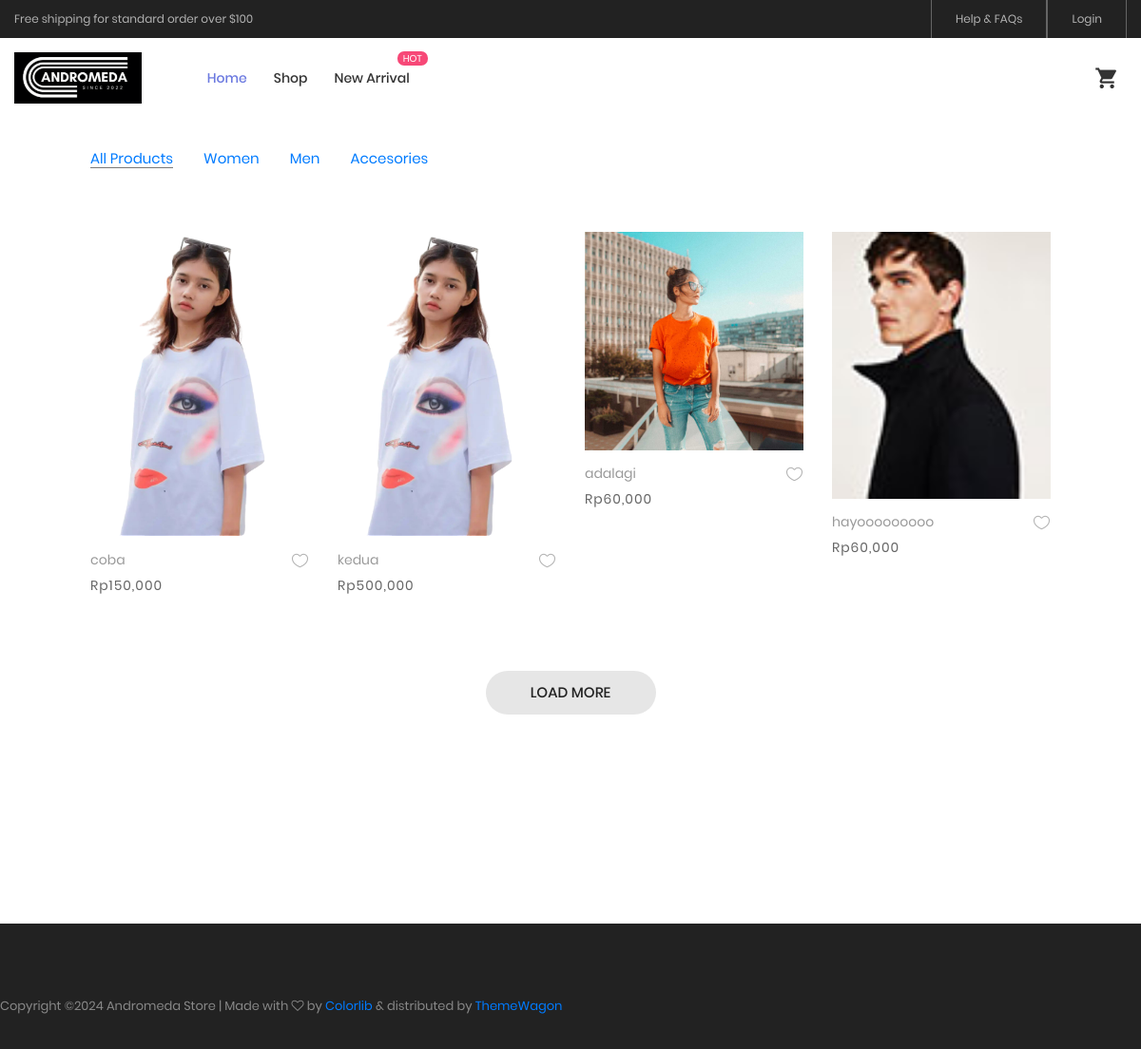
Before: /index.php/user/all_product with the older database file.
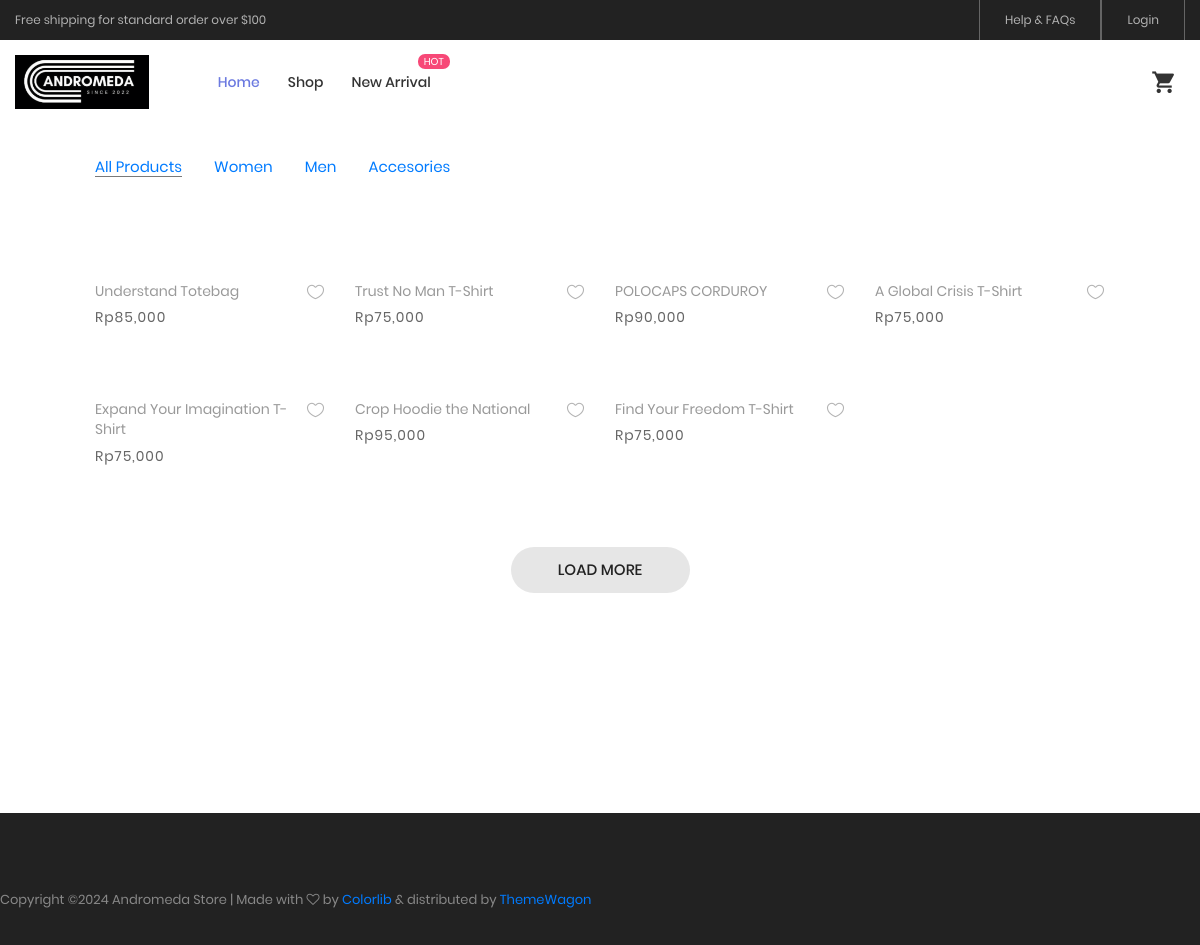
After: the same page with the newer database file.
### tables this page shows
CREATE TABLE `tbl_produk` (
  `idProduk` int(11) NOT NULL,
  `idkat` int(11) NOT NULL,
  `namaProduk` varchar(50) NOT NULL,
  `foto` varchar(100) NOT NULL,
  `harga` int(11) NOT NULL,
  `stok` int(11) NOT NULL,
  `berat` int(11) NOT NULL,
  `deskripsiProduk` text NOT NULL
);

### application/controllers/User.php (called while the page is built, shortened)
<?php
class User extends CI_Controller {
	function __construct()
	{
		$this->load->model('Mcrud');
		$this->load->helper('file');
		$this->load->library('cart');
	}
	public function all_product()
	{
		$data['title'] = 'Product';
		$data['user'] = $this->db->get_where('user', ['email' =>
		$this->session->userdata('email')])->row_array();
		$dataProduk['produk'] = $this->Mcrud->get_all_data('tbl_produk')->result();
		$this->load->view('templates/customer_header', $data);
		$this->load->view('pages/customer/all_product', $dataProduk);
		$this->load->view('templates/customer_footer');
	}
}

### index.php (called while the page is built, shortened)
<?php
require_once BASEPATH.'core/CodeIgniter.php';

### application/models/Mcrud.php (called while the page is built, shortened)
<?php
class Mcrud extends CI_Model
{
	public function get_all_data($tabel)
	{
		$q = $this->db->get($tabel);
		return $q;
	}
}

### application/views/pages/customer/all_product.php (the view, shortened to what this page needs)
<div class = "content">
	<div class="bg0 m-t-23 p-b-140">
		<div class="container">
			<div class="flex-w flex-sb-m p-b-52">
					<div class="flex-w flex-l-m filter-tope-group m-tb-10">
						<button class="stext-106 cl6 hov1 bor3 trans-04 m-r-32 m-tb-5 how-active1" >
							<a href="<?= site_url('User/all_product'); ?>">All Products</a>
						</button>
						<button class="stext-106 cl6 hov1 bor3 trans-04 m-r-32 m-tb-5">
							<a href="<?= site_url('User/Categories_women'); ?>">Women</a>
						</button>
						<button class="stext-106 cl6 hov1 bor3 trans-04 m-r-32 m-tb-5" >
							<a href="<?= site_url('User/Categories_men'); ?>">Men</a>
						</button>
						<button class="stext-106 cl6 hov1 bor3 trans-04 m-r-32 m-tb-5">
							<a href="<?= site_url('User/Categories_accesories'); ?>">Accesories</a>
						</button>
					</div>
				</div>
			<div class="row isotope-grid">
				<?php foreach ($produk as $val) { ?>
				<div class="col-sm-6 col-md-4 col-lg-3 p-b-35 isotope-item women">
					<div class="block2">
						<div class="block2-pic hov-img0">
							<img src="<?php echo base_url('upload_produk/' . $val->foto); ?>" class="img-fluid" alt="">
						</div>
						<div class="block2-txt flex-w flex-t p-t-14">
							<div class="block2-txt-child1 flex-col-l ">
								<a href="<?= site_url('User/details/' . $val->idProduk); ?>" class="stext-104 cl4 hov-cl1 trans-04 js-name-b2 p-b-6"><?php echo $val->namaProduk; ?>
								</a>
								<span class="stext-105 cl3">
								<p>Rp<?php echo number_format($val->harga); ?></p>
								</span>
							</div>
							<div class="block2-txt-child2 flex-r p-t-3">
								<a href="#" class="btn-addwish-b2 dis-block pos-relative js-addwish-b2">
									<img class="icon-heart1 dis-block trans-04" src="<?= base_url('assets/user/'); ?>images/icons/icon-heart-01.png" alt="ICON">
								</a>
							</div>
						</div>
					</div>
				</div>
				<?php } ?>
			</div>
			<div class="flex-c-m flex-w w-full p-t-45">
				<a href="#" class="flex-c-m stext-101 cl5 size-103 bg2 bor1 hov-btn1 p-lr-15 trans-04">
					Load More
				</a>
			</div>
		</div>
	</div>
</div>

### application/views/templates/customer_header.php (shortened to what this page needs)
<!DOCTYPE html>
<html lang="en">
<head>
	<link rel="stylesheet" type="text/css" href="<?= base_url('assets/user/'); ?>vendor/bootstrap/css/bootstrap.min.css">
	<link rel="stylesheet" type="text/css" href="<?= base_url('assets/user/'); ?>fonts/font-awesome-4.7.0/css/font-awesome.min.css">
	<link rel="stylesheet" type="text/css" href="<?= base_url('assets/user/'); ?>fonts/iconic/css/material-design-iconic-font.min.css">
	<link rel="stylesheet" type="text/css" href="<?= base_url('assets/user/'); ?>fonts/linearicons-v1.0.0/icon-font.min.css">
	<link rel="stylesheet" type="text/css" href="<?= base_url('assets/user/'); ?>vendor/animate/animate.css">
	<link rel="stylesheet" type="text/css" href="<?= base_url('assets/user/'); ?>vendor/css-hamburgers/hamburgers.min.css">
	<link rel="stylesheet" type="text/css" href="<?= base_url('assets/user/'); ?>vendor/animsition/css/animsition.min.css">
	<link rel="stylesheet" type="text/css" href="<?= base_url('assets/user/'); ?>vendor/select2/select2.min.css">
	<link rel="stylesheet" type="text/css" href="<?= base_url('assets/user/'); ?>vendor/daterangepicker/daterangepicker.css">
	<link rel="stylesheet" type="text/css" href="<?= base_url('assets/user/'); ?>vendor/slick/slick.css">
	<link rel="stylesheet" type="text/css" href="<?= base_url('assets/user/'); ?>vendor/MagnificPopup/magnific-popup.css">
	<link rel="stylesheet" type="text/css" href="<?= base_url('assets/user/'); ?>vendor/perfect-scrollbar/perfect-scrollbar.css">
	<link rel="stylesheet" type="text/css" href="<?= base_url('assets/user/'); ?>css/util.css">
	<link rel="stylesheet" type="text/css" href="<?= base_url('assets/user/'); ?>css/main.css">
</head>
<body class="animsition">
	<header>
		<div class="container-menu-desktop">
			<div class="top-bar">
				<div class="content-topbar flex-sb-m h-full container">
					<div class="left-top-bar">
						Free shipping for standard order over $100
					</div>
					<div class="right-top-bar flex-w h-full">
						<a href="#" class="flex-c-m trans-04 p-lr-25">
							Help & FAQs
						</a>
						<div class="right-top-bar flex-w h-full">
						<?php if (!empty($this->session->userdata('email'))) { ?>
						<a href="#" class="flex-c-m trans-04 p-lr-25"><?= $user['name']; ?></a>
						<a href="<?= site_url('auth/logout') ?>" class="flex-c-m trans-04 p-lr-25">
							Logout
						</a>
						<?php } else { ?>
						<a class="flex-c-m trans-04 p-lr-25" href="<?= site_url('Auth') ?>">Login</a>
					</div>
						<?php } ?>
					</div>
				</div>
			</div>
			<div class="wrap-menu-desktop">
				<nav class="limiter-menu-desktop container">
					<a href="#" class="logo">
						<img src="<?= base_url('assets/user/'); ?>images/icons/logo.png" alt="IMG-LOGO">
					</a>
					<div class="menu-desktop">
						<ul class="main-menu">
							<li class="active-menu">
								<a href="<?= site_url('User'); ?>">Home</a>
							</li>
							<li>
								<a href="<?= site_url('User/all_product'); ?>">Shop</a>
							</li>
							<li class="label1" data-label1="hot">
								<a href="<?= site_url('User/new_arrival'); ?>">New Arrival</a>
							</li>
						</ul>
					</div>
					<div class="wrap-icon-header flex-w flex-r-m">
						<div class="icon-header-item cl2 hov-cl1 trans-04 p-l-22 p-r-11 js-show-cart" >
							<i class="zmdi zmdi-shopping-cart"></i>
						</div>
					</div>
				</nav>
			</div>
		</div>
	</header>

### application/views/templates/customer_footer.php (shortened to what this page needs)
	<footer class="bg3 p-t-75 p-b-32">
		<div class="container">
			<div class="row">
				<p class="stext-107 cl6 txt-center">
Copyright &copy;<script>document.write(new Date().getFullYear());</script> Andromeda Store | Made with <i class="fa fa-heart-o" aria-hidden="true"></i> by <a href="https://colorlib.com" target="_blank">Colorlib</a> &amp; distributed by <a href="https://themewagon.com" target="_blank">ThemeWagon</a>
				</p>
			</div>
		</div>
	</footer>
</body>
</html>

### assets/user/css/main.css (style rules this page uses)
.container { max-width: 1380px; }
@media (max-width: 1600px) { .container { max-width: 1200px; } }
.container-menu-desktop { height: auto; width: 100%; position: relative; -webkit-transition: all 0.3s; -o-transition: all 0.3s; -moz-transition: all 0.3s; transition: all 0.3s; }
.top-bar { height: 40px; background-color: #222; }
.left-top-bar { font-family: Poppins-Regular; font-size: 12px; line-height: 1.8; color: #b2b2b2; }
.right-top-bar a { font-family: Poppins-Regular; font-size: 12px; line-height: 1.8; height: 100%; color: #b2b2b2; border-right: 1px solid rgba(255, 255, 255, 0.3); }
.right-top-bar a:first-child { border-left: 1px solid rgba(255, 255, 255, 0.3); }
.wrap-menu-desktop { position: fixed; z-index: 1100; background-color: transparent; width: 100%; height: 84px; top: 40px; left: 0px; -webkit-transition: height 0.3s, background-color 0.3s; -o-transition: height 0.3s, background-color 0.3s; -moz-transition: height 0.3s, background-color 0.3s; transition: height 0.3s, background-color 0.3s; }
.limiter-menu-desktop { height: 100%; display: -webkit-box; display: -webkit-flex; display: -moz-box; display: -ms-flexbox; display: flex; align-items: center; background-color: transparent; }
.logo { display: -webkit-box; display: -webkit-flex; display: -moz-box; display: -ms-flexbox; display: flex; align-items: center; height: 65%; margin-right: 55px; }
.logo img { max-width: 100%; max-height: 100%; }
.menu-desktop { display: -webkit-box; display: -webkit-flex; display: -moz-box; display: -ms-flexbox; display: flex; align-items: center; height: 100%; }
.main-menu { list-style-type: none; margin: 0; display: -webkit-box; display: -webkit-flex; display: -moz-box; display: -ms-flexbox; display: flex; align-items: center; }
.main-menu > li { display: block; position: relative; padding: 20px 10px 20px 0px; margin: 0px 4px 0px 14px; }
.main-menu > li > a { font-family: Poppins-Medium; font-size: 14px; color: #333; padding: 5px 0px; transition: all 0.4s; -webkit-transition: all 0.4s; -o-transition: all 0.4s; -moz-transition: all 0.4s; }
.wrap-icon-header { flex-grow: 1; }
.icon-header-item { position: relative; font-size: 26px; line-height: 1; cursor: pointer; }
.main-menu > li.active-menu > a { color: #6c7ae0; }
.block2-pic { position: relative; }
.block2-txt-child1 { width: calc(100% - 30px); }
.block2-txt-child2 { width: 30px; }
.cl2 { color: #333; }
.cl3 { color: #666; }
.cl4 { color: #999; }
.cl5 { color: #222; }
.cl6 { color: #888; }
.stext-101 { font-family: Poppins-Medium; font-size: 15px; line-height: 1.466667; text-transform: uppercase; }
.stext-104 { font-family: Poppins-Regular; font-size: 14px; line-height: 1.466667; }
.stext-105 { font-family: Poppins-Regular; font-size: 14px; line-height: 1.466667; letter-spacing: 1px; }
.stext-106 { font-family: Poppins-Regular; font-size: 15px; line-height: 1.2; }
.stext-107 { font-family: Poppins-Regular; font-size: 13px; line-height: 1.923; }
.size-103 { min-width: 179px; height: 46px; }
.bg0 { background-color: #fff; }
.bg2 { background-color: #e6e6e6; }
.bg3 { background-color: #222; }
.bor1 { border-radius: 23px; }
.bor3 { border-bottom: 1px solid transparent; }
.label1 { position: relative; }
.label1::after { content: attr(data-label1); font-family: Poppins-Regular; font-size: 10px; line-height: 15px; color: #fff; text-transform: uppercase; text-align: center; display: block; position: absolute; top: 3px; right: -9px; height: 15px; min-width: 32px; border-radius: 7px; padding: 0 4px; background-color: #f74877; }
.how-active1 { color: #333; border-color: #797979; }
.hov-img0 { display: block; overflow: hidden; }
.hov-img0 img { width: 100%; -webkit-transition: transform 0.9s ease; -o-transition: transform 0.9s ease; -moz-transition: transform 0.9s ease; transition: transform 0.9s ease; }

### application/views/pages/customer/all_product.php (style rules this page uses)
.content { padding: 80px; }

Changed rows visible on the page:
removed tbl_produk: foto (picture), namaProduk "kedua", harga "500,000"
removed tbl_produk: foto (picture), namaProduk "adalagi", harga "60,000"
removed tbl_produk: foto (picture), namaProduk "hayooooooooo", harga "60,000"
added tbl_produk: namaProduk "Understand Totebag", harga "85,000"
added tbl_produk: namaProduk "Trust No Man T-Shirt", harga "75,000"
added tbl_produk: namaProduk "POLOCAPS CORDUROY", harga "90,000"
added tbl_produk: namaProduk "A Global Crisis T-Shirt", harga "75,000"
added tbl_produk: namaProduk "Expand Your Imagination T-Shirt", harga "75,000"
added tbl_produk: namaProduk "Crop Hoodie the National", harga "95,000"
changed tbl_produk: namaProduk "coba" → "Find Your Freedom T-Shirt"; harga "150,000" → "75,000"; foto: picture removed
